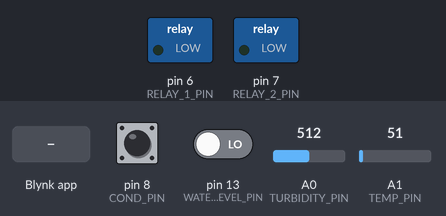
The sketch below on a simulated Arduino Uno, built with avr-gcc and run on an emulated ATmega328P. Shown: switched loads named in the sketch (green lamp = pin HIGH). The test bench sets the inputs (shaded band); at power-on: pin 8 (COND_PIN) HIGH, pin 13 (WATER_LEVEL_PIN) LOW, A0 (TURBIDITY_PIN) = 512, A1 (TEMP_PIN) = 51. WiFi joins after 1.5 s; servers stay silent unless stated.

Above: at 3.0 s.
3.1 s: Blynk app writes 1 to V0
At 4.8 s:
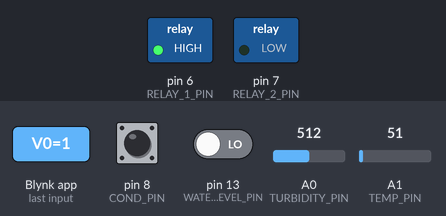
5.1 s: Blynk app writes 1 to V1
At 6.6 s:
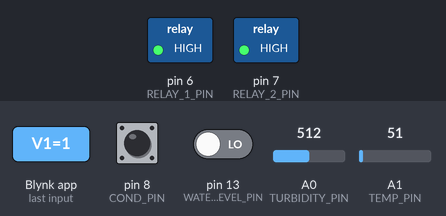
6.9 s: Blynk app writes 0 to V0
At 8.4 s:
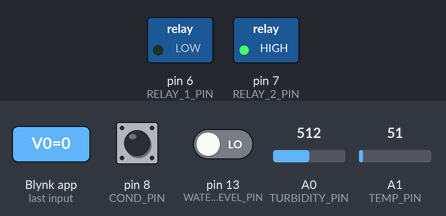
8.7 s: Blynk app writes 200 to V0
At 10.1 s:
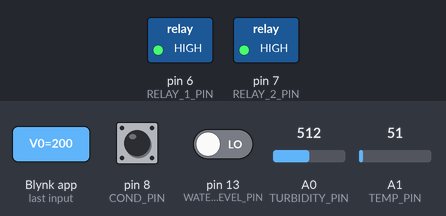
10.5 s: Blynk app writes 0 to V1
At 11.9 s:
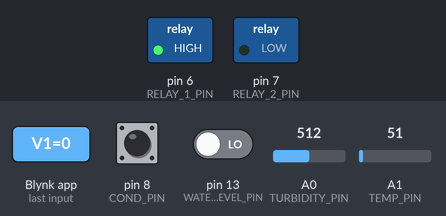
Timing chart, 0 to 13.3 s (numbered marks = the images above; inputs shaded):
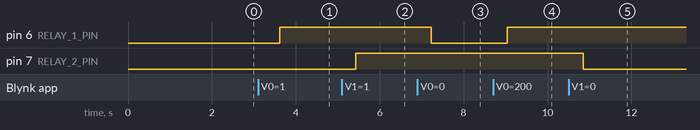

The sketch:

aquaculture_monitor.ino
```cpp
// (licence header left out)
#include <Blynk.h>
#include <SoftwareSerial.h>
#include <BlynkSimpleStream.h>
#include <SimpleTimer.h>

// ──────────────────────────────────────────────
//  Configuration
// ──────────────────────────────────────────────

// ⚠️  Replace with YOUR Blynk auth token (from the Blynk app).
//     Never commit real tokens to version control.
char auth[] = "YOUR_BLYNK_AUTH_TOKEN";

// ──────────────────────────────────────────────
//  Pin Definitions
// ──────────────────────────────────────────────

#define TURBIDITY_PIN   A0    // Turbidity sensor (analog)
#define TEMP_PIN        A1    // LM35 temperature sensor (analog)
#define COND_PIN        8     // Conductivity sensor (digital)
#define WATER_LEVEL_PIN 13    // Water level sensor (digital)
#define RELAY_1_PIN     6     // Relay 1
#define RELAY_2_PIN     7     // Relay 2

// ──────────────────────────────────────────────
//  Thresholds
// ──────────────────────────────────────────────

#define TEMP_HIGH_THRESHOLD 30.0  // °C — trigger alert above this

// ──────────────────────────────────────────────
//  Globals
// ──────────────────────────────────────────────

SoftwareSerial DebugSerial(2, 3);     // Debug output
SoftwareSerial phSerial(A4, A5);      // pH sensor module

#define BLYNK_PRINT DebugSerial

SimpleTimer timer;

int   sensorValue;
float voltage;
int   waterVal;
int   condVal     = HIGH;
float tempCelsius;

char  ph_value[8];
int   count  = 0;
int   count1 = 0;

// ──────────────────────────────────────────────
//  Blynk Virtual Pin Handlers
// ──────────────────────────────────────────────

// Relay 1 control from the Blynk app
BLYNK_WRITE(V0) {
  int pinState = param.asInt();
  digitalWrite(RELAY_1_PIN, pinState);
}

// Relay 2 control from the Blynk app
BLYNK_WRITE(V1) {
  int pinState = param.asInt();
  digitalWrite(RELAY_2_PIN, pinState);
}

// ──────────────────────────────────────────────
//  Setup
// ──────────────────────────────────────────────

void setup() {
  DebugSerial.begin(9600);
  Serial.begin(9600);
  phSerial.begin(9600);
  Blynk.begin(auth, Serial);

  // Sensor pins
  pinMode(TURBIDITY_PIN,   INPUT);
  pinMode(WATER_LEVEL_PIN, INPUT);
  pinMode(TEMP_PIN,        INPUT);
  pinMode(COND_PIN,        INPUT);
  digitalWrite(COND_PIN, HIGH);

  // Relay pins
  pinMode(RELAY_1_PIN, OUTPUT);
  pinMode(RELAY_2_PIN, OUTPUT);
}

// ──────────────────────────────────────────────
//  Main Loop
// ──────────────────────────────────────────────

void loop() {
  Blynk.run();
  timer.run();

  // ── Temperature (LM35) ──
  int   tempRaw = analogRead(TEMP_PIN);
  float mv      = (tempRaw / 1024.0) * 5000;
  tempCelsius   = mv / 10;
  Blynk.virtualWrite(V2, tempCelsius);

  if (tempCelsius > TEMP_HIGH_THRESHOLD) {
    Blynk.notify("Temperature is too high!");
  }

  // ── Turbidity ──
  sensorValue = analogRead(TURBIDITY_PIN);
  voltage     = sensorValue * (5.0 / 1024.0);
  Blynk.virtualWrite(V6, voltage);

  // ── Water Level ──
  waterVal = digitalRead(WATER_LEVEL_PIN);
  if (waterVal == 1) {
    Blynk.virtualWrite(V7, "Tank Full");
  } else {
    Blynk.virtualWrite(V7, "Tank Empty");
    Blynk.notify("Water is getting low, please take care!");
  }

  // ── Conductivity ──
  condVal = digitalRead(COND_PIN);
  if (condVal == 0) {
    Blynk.virtualWrite(V8, "Conduc High");
  } else {
    Blynk.virtualWrite(V8, "Conduc LOW");
  }

  // ── pH Sensor ──
  delay(100);
  DebugSerial.end();
  delay(100);
  phSerial.begin(9600);
  delay(100);

  for (int i = 0; i < 100; i++) {
    char c = phSerial.read();
    if (c == 'P') {
      count = 1;
    }
    if ((count >= 1) && (count <= 7)) {
      ph_value[count1] = c;
      count1++;
      count++;
    }
  }

  count1 = 0;
  delay(100);
  phSerial.end();
  delay(100);
  DebugSerial.begin(9600);
  delay(100);

  Blynk.virtualWrite(V9, ph_value);
  count = 0;
}

// ──────────────────────────────────────────────
//  Utility
// ──────────────────────────────────────────────

void serialFlush() {
  while (Serial.available() > 0) {
    char t = Serial.read();
  }
}
```

Measured:
- after the input at 3.1 s, pin 6 (RELAY_1_PIN): LOW → HIGH after 0.51 s
- after the input at 5.1 s, pin 7 (RELAY_2_PIN): LOW → HIGH after 0.32 s
- after the input at 6.9 s, pin 6 (RELAY_1_PIN): HIGH → LOW after 0.33 s
- after the input at 8.7 s, pin 6 (RELAY_1_PIN): LOW → HIGH after 0.34 s
- after the input at 10.5 s, pin 7 (RELAY_2_PIN): HIGH → LOW after 0.35 s
